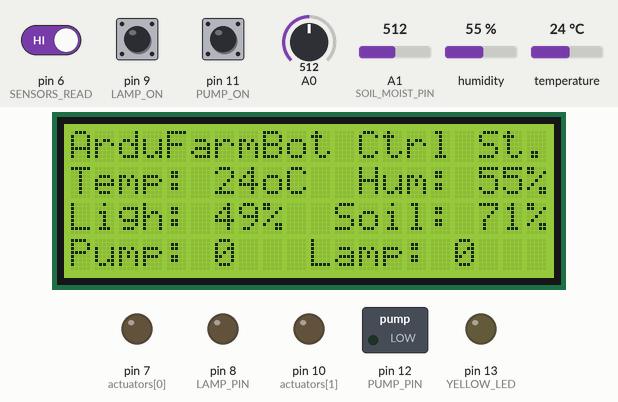
This sketch was run on a simulated Arduino Uno, built with avr-gcc and run on an emulated ATmega328P. Shown: 20×4 character LCD, switched loads named in the sketch (green lamp = pin HIGH), output pins drawn as LEDs (lit = HIGH). Dashed ring = blinking. The test bench sets the inputs (shaded band); at power-on: pin 6 (SENSORS_READ) HIGH, A1 (SOIL_MOIST_PIN) = 512, pin 11 (PUMP_ON) HIGH, pin 9 (LAMP_ON) HIGH, A0 = 512, humidity 55 %, temperature 24 °C. What the sketch prints to the serial monitor is not drawn.

Above: at 1.7 s.
1.8 s: pin 6 (SENSORS_READ) driven LOW
At 2.3 s:
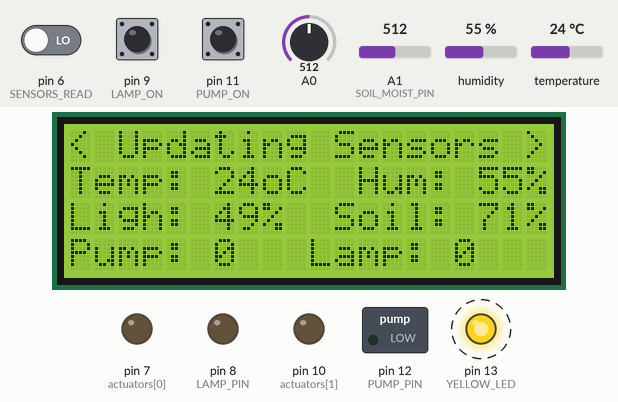
4.8 s: A1 (SOIL_MOIST_PIN) set to 315
At 6.2 s:
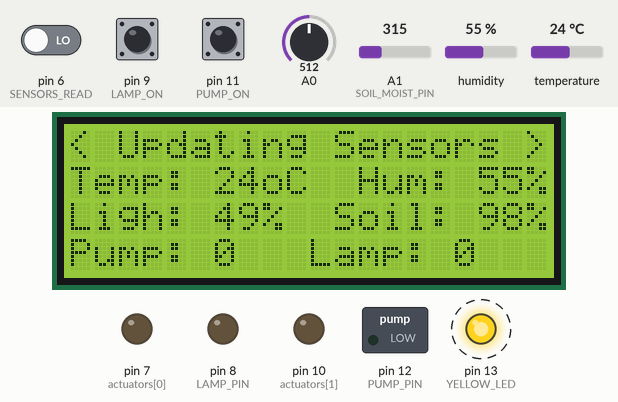
7.3 s: A1 (SOIL_MOIST_PIN) set to 290
At 8.6 s:
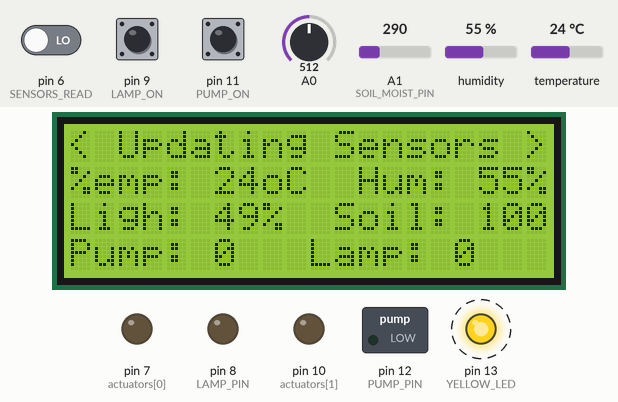
10.3 s: pin 11 (PUMP_ON) pulled LOW for 0.15 s
At 10.55 s:
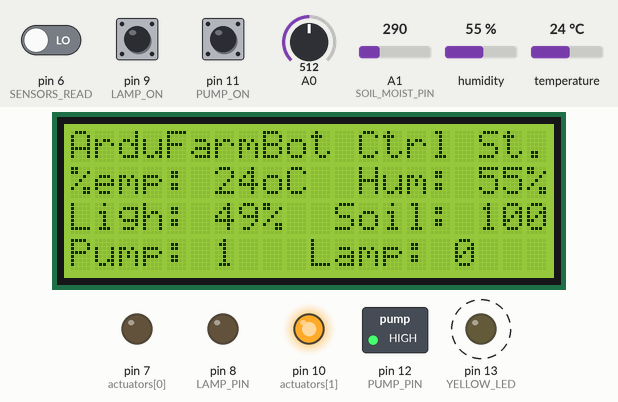
11.0 s: pin 9 (LAMP_ON) pulled LOW for 1 s
At 11.8 s:
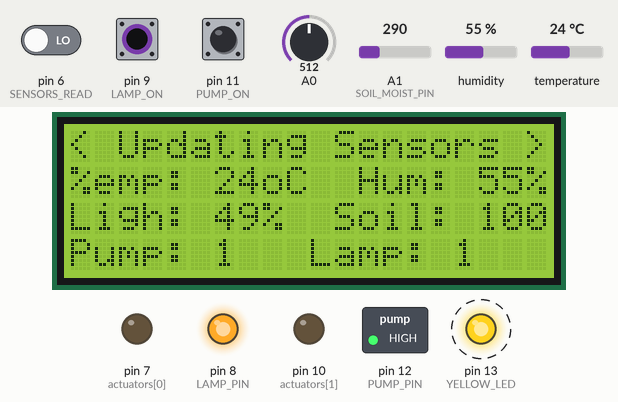
12.6 s: pin 6 (SENSORS_READ) driven HIGH
At 13.5 s:
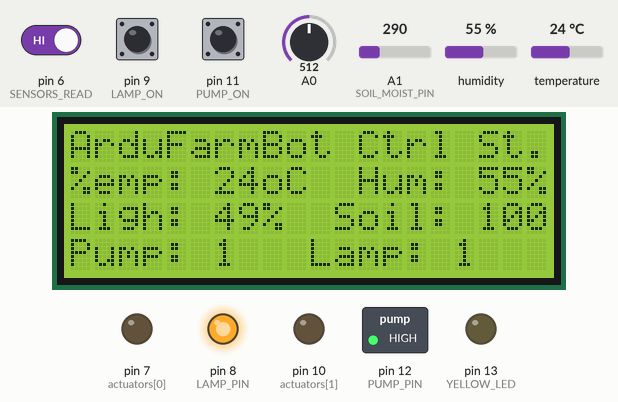
Timing chart, 0 to 33.1 s (numbered marks = the images above; inputs shaded):
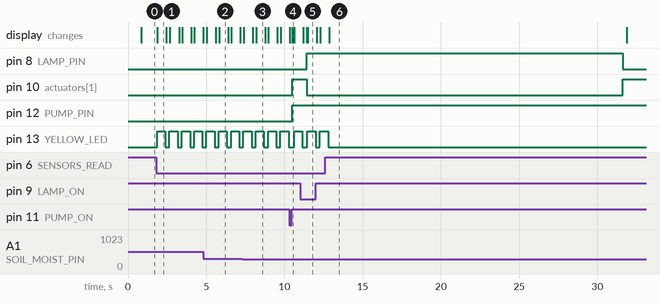

The sketch:

ArduFarmBot.ino
```cpp
// Include DHT Library
#include <DHT.h>
#include <DHT_U.h>

// Including Libraries for I2C LCD

#include <Wire.h>
#include <LiquidCrystal_I2C.h>

// Sensor definitions

#define DHTPIN 5 //DHT data pin connected to Arduino pin 5
#define DHTTYPE DHT11 // DHT 11
#define LDR_PIN 0 //used for Luminosity (LDR) Sensor Input
#define SOIL_MOIST_PIN 1 //used for Soil Moisture Sensor Input


// Actuators: Buttons and LEDs
#define PUMP_ON 11  //push-button
#define PUMP_PIN 12
#define LAMP_ON 9  //push-button
#define LAMP_PIN 8
#define SENSORS_READ 6  // push-button

// Alert LED
#define YELLOW_LED 13 // 13

//Actuators

byte actuators[]={7,10};

// Variables to be used by DHT Sensor
int tempDHT;
int humDHT;
int tempLowAlert = 0;
int HOT_TEMP = 30;
int COLD_TEMP = 12;

// to be used by LDR Sensor

int lumen;
int lumenAlert = 0;
int DARK_LIGHT = 30;

// to be used by SM Sensor
int soilMoist;
int soilMoistAlert = 0;
int DRY_SOIL = 40;
int WET_SOIL = 60;
int numSM = 1; // "numSM" defines number of moisture sensors that are connected
int numSamplesSMS = 1; // "numSamplesSMS" defines number of samples of each reading cycle


// Variables to be used with timers
long sampleTimingSeconds = 30; // ==> Define Sample time in seconds to read sensores
unsigned long startTiming = 0;
unsigned long elapsedTime = 0;

// Variables to be used by Actuators
boolean pumpStatus = 0;
boolean lampStatus = 0;
int timePumpOn = 10; // Turn Pump on in minutes

// Initialize the DHT sensor

DHT dht(DHTPIN, DHTTYPE);

// Initialize LCD

LiquidCrystal_I2C lcd(0x3F, 20, 4);

void setup() {
  pinMode(PUMP_PIN, OUTPUT);
  pinMode(LAMP_PIN, OUTPUT);
  pinMode(YELLOW_LED, OUTPUT);
  pinMode(actuators[0],OUTPUT);
  pinMode(actuators[1],OUTPUT);
  digitalWrite(actuators[0], LOW);
  pinMode(PUMP_ON, INPUT_PULLUP); // Button
  pinMode(LAMP_ON, INPUT_PULLUP); // Button
  pinMode(SENSORS_READ, INPUT_PULLUP); // Button

  Serial.begin(9600);
  Serial.println("ArduFarmBot Local Station Test");
  dht.begin();
  lcd.begin();
  readSensors(); // innitial reading
  startTiming = millis(); // starting the "program clock"
}

void loop() {
  // Start timer for measurements
  elapsedTime = millis()-startTiming;
  readLocalCmd(); //Read local button status
  showDataLCD();

  Serial.println(elapsedTime);
  if(elapsedTime > (sampleTimingSeconds*1000))
  {
    readSensors();
    printData();
    autoControlPlantation();
    startTiming = millis();

  }

}

/****************************************************************
* Read local commands (Pump and Lamp buttons are normally "HIGH"):
****************************************************************/
void readLocalCmd()
{
  int digiValue = debounce(PUMP_ON);
  if (!digiValue)
  {
    pumpStatus = !pumpStatus;
    showDataLCD();
    aplyCmd();

  }

  digiValue = debounce(LAMP_ON);
  if (!digiValue)
  {
    lampStatus = !lampStatus;
    showDataLCD();
    aplyCmd();

  }

  digiValue = debounce(SENSORS_READ);
  if (!digiValue)
  {
    digitalWrite(YELLOW_LED, HIGH);
    lcd.setCursor (0,0);
    lcd.print("< Updating Sensors >");
    readSensors();
    digitalWrite(YELLOW_LED, LOW);
  }
}


/***************************************************
* Receive Commands and act on actuators
****************************************************/
void aplyCmd()
{
    if (pumpStatus == 1)
    {
      digitalWrite(PUMP_PIN, HIGH);
      digitalWrite(actuators[0], LOW);
    }
    if (pumpStatus == 0)
    {
      digitalWrite(PUMP_PIN, LOW);
      digitalWrite(actuators[0], HIGH);
    }

    if (lampStatus == 1)
    {
      digitalWrite(LAMP_PIN, HIGH);
      digitalWrite(actuators[1], LOW);
    }
    if (lampStatus == 0){
      digitalWrite(LAMP_PIN, LOW);
      digitalWrite(actuators[1], HIGH);
    }
}

/***************************************************
* Automatically Control the Plantation based on sensors reading
****************************************************/
void autoControlPlantation()
{

//--------------------------------- PUMP ------//
  if ((soilMoist < DRY_SOIL) && (lumen > DARK_LIGHT))
  {
    Serial.println("dentro");
    if (soilMoistAlert == HIGH)
    {
      Serial.println("dentro1");
      soilMoistAlert = LOW;
      turnPumpOn();
    }
    else soilMoistAlert = HIGH;
  }
  else soilMoistAlert = LOW;

//--------------------------------- HEAT ------//

int valor = tempDHT < COLD_TEMP;
int valor1 = soilMoist < WET_SOIL;
  if ((tempDHT < COLD_TEMP) && (soilMoist < WET_SOIL))
  {
    if (tempLowAlert == HIGH)
    {
      tempLowAlert = LOW;
      digitalWrite(LAMP_PIN, HIGH);
      digitalWrite(actuators[1], LOW);
      lampStatus = 1;
    }
    else tempLowAlert = HIGH;
  }
  else
  {
    tempLowAlert = LOW;
    digitalWrite(LAMP_PIN, LOW);
    digitalWrite(actuators[1], HIGH);
    lampStatus = 0;
  }
}

/***************************************************
* TurnPumOn
****************************************************/
void turnPumpOn()
{
  Serial.println("Dentro pump");
  digitalWrite(PUMP_PIN, LOW);
  digitalWrite(actuators[0], LOW);
  pumpStatus = 1;
  showDataLCD();
  Serial.println("Se ha mostrado datos");
  delay (timePumpOn*1000);
  digitalWrite(PUMP_PIN, HIGH);
  digitalWrite(actuators[0], HIGH);
  pumpStatus = 0;
  showDataLCD();
  Serial.println("He apagado el pump");
}

/***************************************************
* Read data from Sensors
****************************************************/
void readSensors(void)
{
  tempDHT = dht.readTemperature();   //Read temperature and humidity values from DHT sensor:
  humDHT = dht.readHumidity();
  lumen = getLumen(LDR_PIN);
  soilMoist = getSoilMoist();
}

/***************************************************
* Capture soil Moisture data
****************************************************/

int getSoilMoist()
{
  int humidity = 0;
  int sensorValue = analogRead(SOIL_MOIST_PIN);

 /* constraint function will limit the values we get so we can work better with map
 * since I only need values in the bottom limit of 300, will make it the outer limit and 1023 the other limit
 */
 sensorValue = constrain (sensorValue, 300,1023);
 // print the values returned by the sensor
 //Serial.println(sensorValue);
 // create a map with the values
 // You can think we have the 100% to 300 and 0 % to 1023 wrong, but no !
 // 300 - or 100 % - is the target value for moisture value in the soil
 // 0% of humidity - or moisture - is when the soil is dry
 humidity = map (sensorValue, 300, 1023, 100, 0);
 return humidity;
 delay(1000); //collecting values between seconds
}

/***************************************************
* Showing capured data at Serial Monitor
****************************************************/
void printData(void)
{
  Serial.print("   Temp DHT ==> ");
  Serial.print(tempDHT);
  Serial.print("oC  Hum DHT ==> ");
  Serial.print(humDHT);
  Serial.print("%  Luminosity ==> ");
  Serial.print(lumen);
  Serial.print("%  Soil Moisture ==> ");
  Serial.print(soilMoist);
  Serial.println("%");
}

/***************************************************
* Showing capured data at LCD
****************************************************/
void showDataLCD(void)
{
  lcd.setCursor (0,0);
  lcd.print("ArduFarmBot Ctrl St.");
  lcd.setCursor (0,1);
  lcd.print("Temp: ");
  lcd.print(tempDHT);
  lcd.print("oC  Hum: ");
  lcd.print(humDHT);
  lcd.print("%  ");
  lcd.setCursor(0,2);
  lcd.print("Ligh: ");
  lcd.print(lumen);
  lcd.print("%");
  lcd.print("  Soil: ");
  lcd.print(soilMoist);
  lcd.print("%");
  lcd.setCursor (0,3);
  lcd.print("Pump: ");
  if (soilMoistAlert  == 1) lcd.print ("X");
  else lcd.print(pumpStatus);
  lcd.print("   Lamp: ");
  if (tempLowAlert == 1) lcd.print ("X");
  else lcd.print(lampStatus);
  lcd.setCursor(0,0);
}

/***************************************************
* Debouncing a key
****************************************************/
boolean debounce(int pin)
{
  boolean state;
  boolean previousState;
  const int debounceDelay = 60;

  previousState = digitalRead(pin);
  for(int counter=0; counter< debounceDelay; counter++)
  {
    delay(1);
    state = digitalRead(pin);
    if(state != previousState)
    {
      counter =0;
      previousState = state;
    }
  }
  return state;
}

/***************************************************
* Capture luminosity data: 0% full dark to 100% full light
****************************************************/

int getLumen(int anaPin)
{
  int anaValue = 0;
  for(int i = 0; i < 10; i++) // read sensor 10X ang get the average
  {
    anaValue += analogRead(anaPin);
    delay(50);
  }

  anaValue = anaValue/10; //Light under 300; Dark over 800
  anaValue = map(anaValue, 1023, 0, 0, 100); //LDRDark:0  ==> light 100%

  return anaValue;
}
```

Measured:
- the behaviour switches between 308 and 307 on A1 (SOIL_MOIST_PIN) (found by bisection; images 2 and 3)
- after the input at 1.8 s, pin 13 (YELLOW_LED): alternates HIGH for 0.52 s and LOW for 0.26 s, starting after 0.06 s; the display: changes after 0.08 s (image 1)
- after the input at 4.8 s, the display: first differs from a run without the input after 0.82 s (image 2 shows a later state)
- after the input at 7.3 s, the display: first differs from a run without the input after 0.69 s (image 3 shows a later state)
- after the input at 10.3 s, pin 10 (actuators[1]), pin 12 (PUMP_PIN): LOW → HIGH after 0.19 s; the display: first differs from a run without the input after 0.19 s (image 4)
- after the input at 11.0 s, pin 8 (LAMP_PIN): LOW → HIGH after 0.41 s; pin 10 (actuators[1]): HIGH → LOW after 0.41 s; the display: first differs from a run without the input after 0.41 s (image 5 shows a later state)
- after the input at 12.6 s, pin 8 (LAMP_PIN): HIGH → LOW after 19.0 s instead of 19.7 s; pin 10 (actuators[1]): LOW → HIGH after 19.0 s instead of 19.7 s; pin 13 (YELLOW_LED): goes on until 12.8 s, then stays LOW
